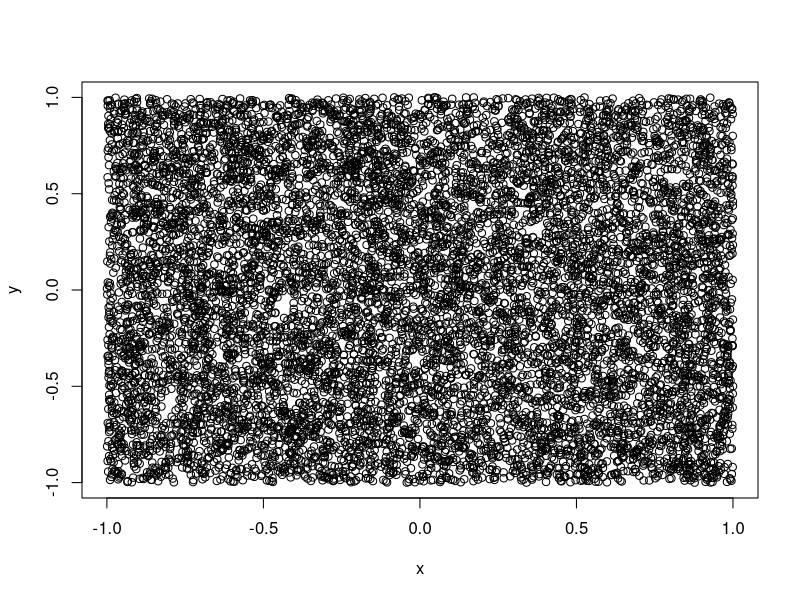
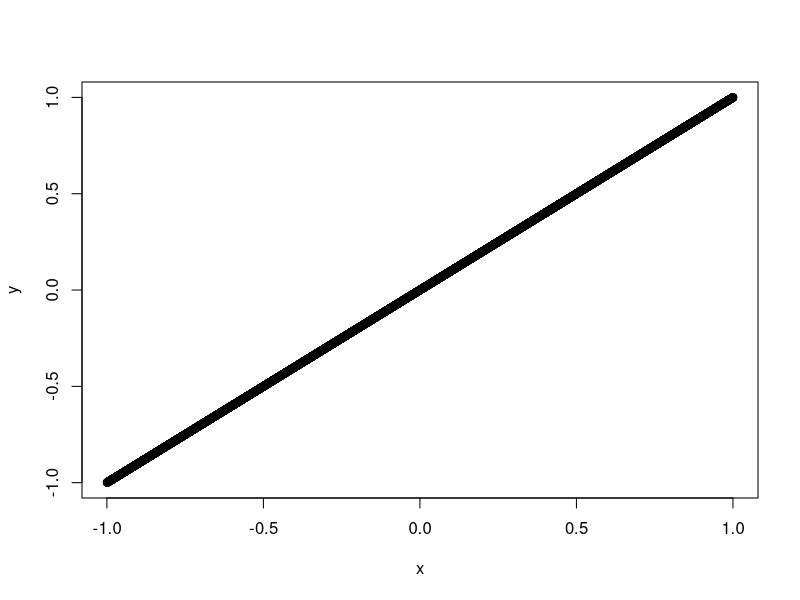

Recreate these plots in R, in order.
## ---- chunk 1
knitr::opts_chunk$set(echo = TRUE)
## ---- chunk 2
library(tidyverse)
## ---- chunk 3
set.seed(1305)
## ---- chunk 4
x <- runif(10000, min = -1, max = 1)
y <- runif(10000, min = -1, max = 1)
z <- runif(10000, min = -1, max = 1)
## ---- chunk 5
plot(x,y)
## ---- chunk 6
set.seed(1305)
x <- runif(10000, min = -1, max = 1)
set.seed(1305)
y <- runif(10000, min = -1, max = 1)

## ---- chunk 7
plot(x,y)
## ---- chunk 8
p <- (x^2 + y^2 + z^2) < 1
(sum(p)/length(p))*8
